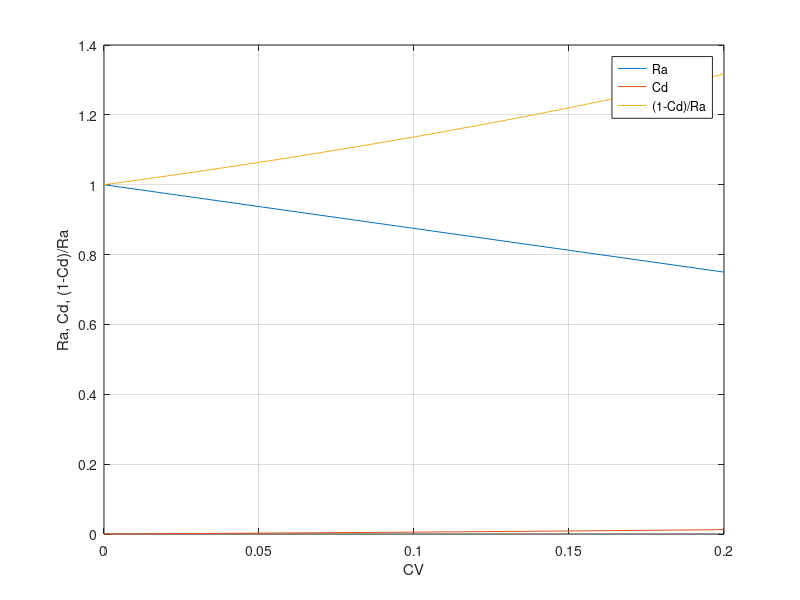

Source code (MATLAB):
pkg load statistics;

resRiego=[];

f=[0.01:0.01:0.99];

for CVq=0:0.01:0.2
  Hi=(1-CVq.*norminv(f,0,1));
  Hr=mean(Hi(floor(3/4*numel(Hi)):numel(Hi)));
  
##  if CVq==0.07 | CVq==0.1
##    plot(f,Hi)
##    axis ij
##    axis([0 1 0 1.2])
##    grid on
##    xlabel('f')
##    ylabel('Hi/Hmed')
##    hold on
##    plot(f,Hr)
##  end
  
  Hp=mean((Hi>Hr).*(Hi-Hr));
  Hd=mean((Hi<Hr).*(Hr-Hi));
  Hn=Hr-Hd;
  Hb=Hn+Hp;
  Ra=Hn/Hb;
  Cd=Hd/Hr;
  resRiego=[resRiego; CVq Ra Cd (1-Cd)/Ra Hr];
end

plot(resRiego(:,1),resRiego(:,2),"-;Ra;")
grid on
xlabel('CV')
ylabel('Ra, Cd, (1-Cd)/Ra')
hold on
plot(resRiego(:,1),resRiego(:,3),"-;Cd;")
plot(resRiego(:,1),resRiego(:,4),"-;(1-Cd)/Ra;")